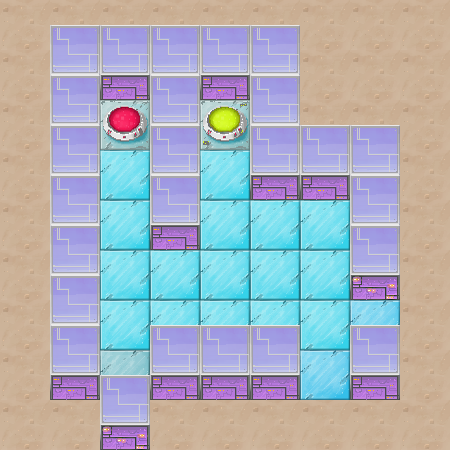

This game map was drawn from its Tiled (.tmx) file and the tilesets committed beside it. A one-line description and the trimmed map source follow:
An orthogonal 9x9 tile map with 50x50 px tiles, 3 tile layers (collision, floor, wall), 6 tilesets and 4 objects (finish, player, generator, moving_block).

<map version="1.0" orientation="orthogonal" width="9" height="9" tilewidth="50" tileheight="50">
 <tileset firstgid="1" name="floor" tilewidth="50" tileheight="50">
  <image source="../img/floor.png" width="250" height="150" />
 </tileset>
 <tileset firstgid="16" name="walls" tilewidth="50" tileheight="75">
  <image source="../img/walls.png" width="150" height="75" />
 </tileset>
 <tileset firstgid="19" name="collision" tilewidth="50" tileheight="50">
  <image source="../img/collision.png" width="100" height="50" />
  <tile id="0">
   <properties>
    <property name="type" value="solid" />
   </properties>
  </tile>
  <tile id="1">
   <properties>
    <property name="type" value="solid" />
    <property name="water" value="true" />
   </properties>
  </tile>
 </tileset>
 <tileset firstgid="21" name="moving_block" tilewidth="50" tileheight="75">
  <image source="../img/moving_block.png" width="50" height="75" />
 </tileset>
 <tileset firstgid="22" name="generator" tilewidth="50" tileheight="75">
  <image source="../img/generator.png" width="100" height="75" />
 </tileset>
 <tileset firstgid="24" name="trap" tilewidth="50" tileheight="50">
  <image source="../img/trap.png" width="50" height="100" />
 </tileset>
 <layer name="collision" width="9" height="9">
  <data>[81 cells, 28 non-empty, 2 distinct tile ids]</data>
 </layer>
 <layer name="floor" width="9" height="9">
  <data>[81 cells, 68 non-empty, 8 distinct tile ids]</data>
 </layer>
 <objectgroup name="objects" width="9" height="9">
  <object name="finish" x="200" y="100" width="50" height="50" />
  <object name="player" x="100" y="75" width="50" height="75" />
  <object name="generator" x="350" y="275" width="50" height="75">
   <properties>
    <property name="activate" value="id1" />
   </properties>
  </object>
  <object name="moving_block" x="300" y="325" width="50" height="75">
   <properties>
    <property name="direction" value="up" />
    <property name="id" value="id1" />
    <property name="offset" value="2" />
   </properties>
  </object>
 </objectgroup>
 <layer name="wall" width="9" height="9">
  <data>[81 cells, 25 non-empty, 1 distinct tile ids]</data>
 </layer>
</map>